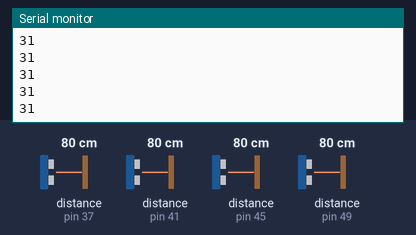
This sketch was run on a simulated Arduino Mega 2560, built with avr-gcc and run on an emulated ATmega2560. Shown: the last lines printed to the serial monitor. Wiring (inferred from the names in the program): 4 × ultrasonic range finder: trigger pin 36, echo pin 37 / trigger pin 40, echo pin 41 / trigger pin 44, echo pin 45 / trigger pin 48, echo pin 49. The inputs (shaded band) are chosen by the test bench; at power-on: distance to the obstacle (sensors on pin 37, pin 41, pin 45, pin 49) 80 cm. The echo pulse lasts 58.3 µs per cm.

Above: at 1.2 s.
1.3 s: distance to the obstacle (sensor on pin 37) set to 2 cm
At 2.4 s:
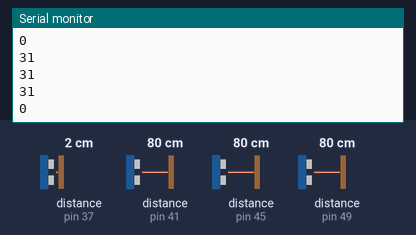
2.8 s: distance to the obstacle (sensor on pin 41) set to 4 cm
At 3.7 s:
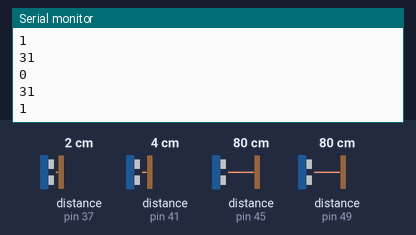
4.3 s: distance to the obstacle (sensor on pin 45) set to 9 cm
At 5.0 s:
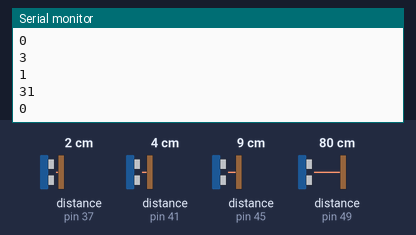
5.8 s: distance to the obstacle (sensor on pin 49) set to 18 cm
At 6.6 s:
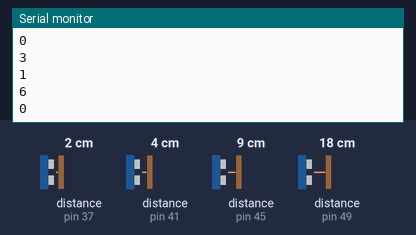
7.3 s: distance to the obstacle (sensor on pin 37) set to 35 cm
At 8.2 s:
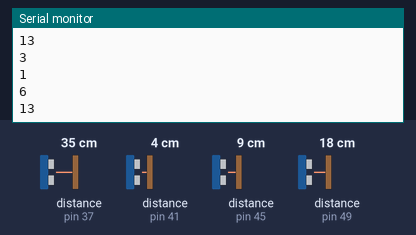
8.8 s: distance to the obstacle (sensor on pin 41) set to 18 cm
At 9.8 s:
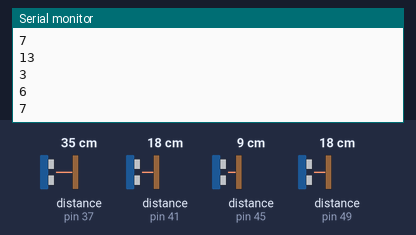
Timing chart, 0 to 10.3 s (numbered marks = the images above; inputs shaded):
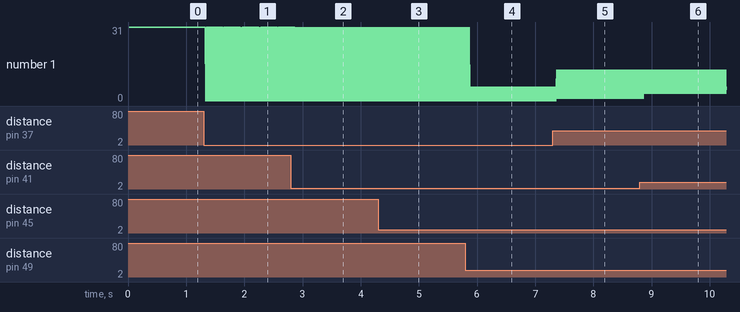

The sketch:

sensor_test.ino
```cpp
// BellBots Capstone Project - Autonomous Bellcart System

// ULTRASONIC (PROXIMITY) SENSOR SETUP
const int TRIGGER_PINS[4] = {36, 44, 40, 48}; // front left (from inside cart), front right (from inside cart), left (across from doors), right (doors)
const int ECHO_PINS[4] = {37, 45, 41, 49};
const int THRESHOLD_INCHES = 36;

void setup() {
  Serial.begin(9600);

  for (int i = 0; i < 4; i++) {
    pinMode(TRIGGER_PINS[i], OUTPUT);
    pinMode(ECHO_PINS[i], INPUT);
  }

  Serial.println("Initializing Program.");
}

void loop() {
  long duration[4], inches[4];
  testSensors(duration, inches);
}


void readSensors(long duration[], long inches[]) {
  for (int i = 0; i < 4; i++) {
    digitalWrite(TRIGGER_PINS[i], LOW);

    delayMicroseconds(2);

    digitalWrite(TRIGGER_PINS[i], HIGH);

    delayMicroseconds(10);

    digitalWrite(TRIGGER_PINS[i], LOW);

    duration[i] = pulseIn(ECHO_PINS[i], HIGH, 6000);
    inches[i] = microsecondsToInches(duration[i]);
  }

}

long microsecondsToInches(long microseconds) {
  // According to Parallax's datasheet for the PING))), there are 73.746
  // microseconds per inch (i.e. sound travels at 1130 feet per second).
  // This gives the distance travelled by the ping, outbound and return,
  // so we divide by 2 to get the distance of the obstacle.
  // See: https://www.parallax.com/package/ping-ultrasonic-distance-sensor-downloads/
  return microseconds / 74 / 2;
}


// For Testing Purposes
void testSensors(long duration[], long inches[]) {
  readSensors(duration, inches);

  Serial.println(inches[0]); // front left (from inside cart)
  Serial.println(inches[1]); // front right (from inside cart)
  Serial.println(inches[2]); // left (across from doors)
  Serial.println(inches[3]); // right (doors)
  Serial.println();
}
```

Measured:
- after the input at 1.3 s, the serial monitor: prints a new line at once (image 1)
- after the input at 2.8 s, the serial monitor: prints a new line after 0.08 s (image 2)
- after the input at 4.3 s, the serial monitor: prints a new line after 0.08 s (image 3)
- after the input at 5.8 s, the serial monitor: prints a new line after 0.08 s (image 4)
- after the input at 7.3 s, the serial monitor: prints a new line after 0.07 s (image 5)
- after the input at 8.8 s, the serial monitor: prints a new line after 0.08 s (image 6)
- plotted number 1: 31 → 1 after the input at 2.8 s
